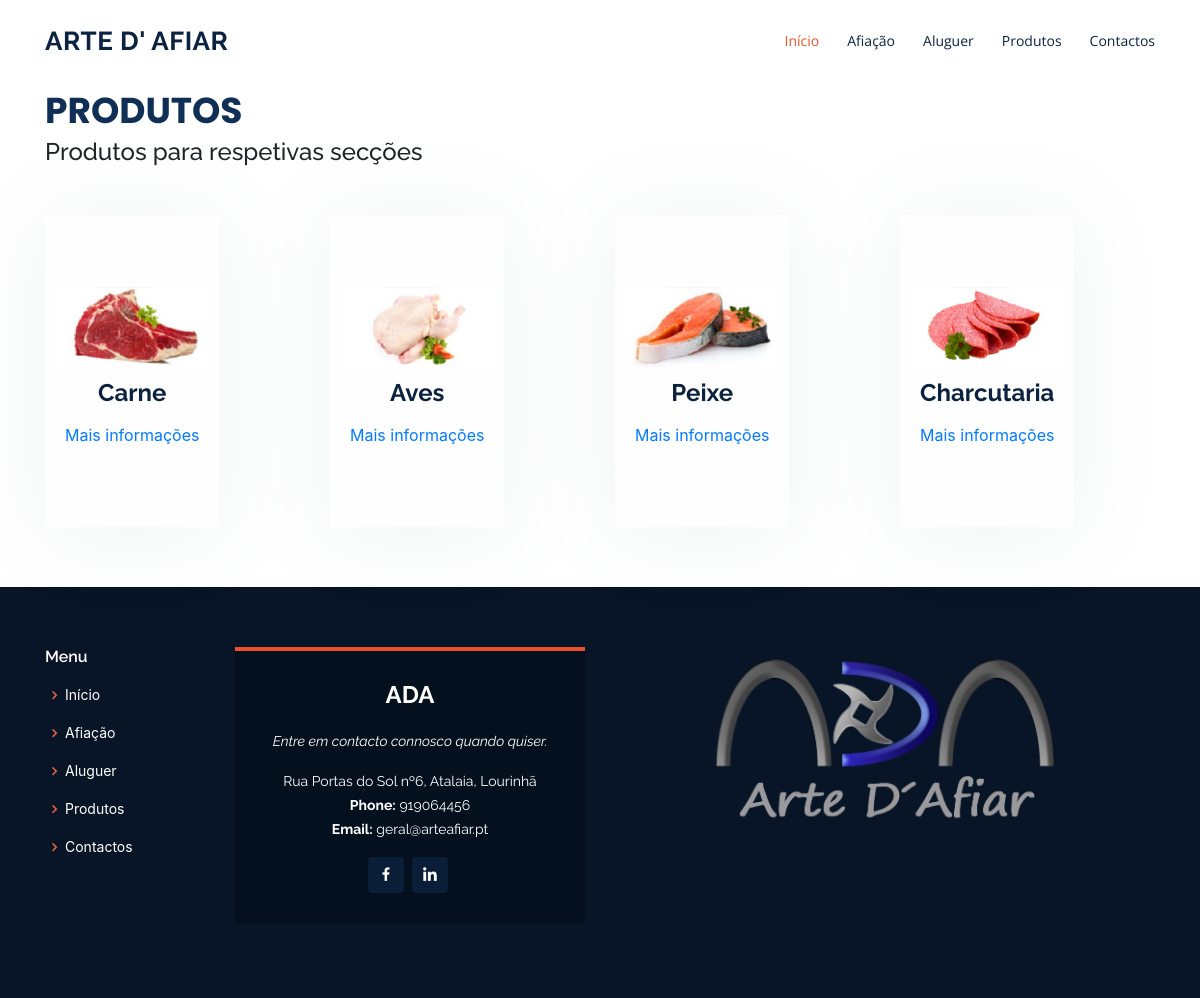
/produtos.php, run on the app's committed database.
### tables this page shows
CREATE TABLE `produtos` (
  `id` int(11) NOT NULL,
  `titulo` varchar(100) NOT NULL
);

CREATE TABLE `contactos` (
  `id` int(11) NOT NULL,
  `endereço` varchar(250) NOT NULL,
  `email_um` varchar(250) NOT NULL,
  `email_dois` varchar(250) NOT NULL,
  `telefone` varchar(100) NOT NULL
);

### ProdutosUm.php (called while the page is built, shortened)
<?php
class Produto{
    private $titulo;
    public function __construct($id, $titulo){
        $this->titulo=$titulo;
    }
    public function getTitulo(){
        return $this->titulo;
    }
}

### bd.php (called while the page is built, shortened)
<?php
class Db {
    public function connect() {
        $this->servername="localhost";
        $this->username = "root";
        $this->password = "";
        $this->dbname = "ada";
        $this->charset = "utf8";
        try{
            $dsn = "mysql:host=".$this->servername.";dbname=".$this->dbname.";charset=".$this->charset;
            $pdo = new PDO($dsn,  $this->username, $this->password);
            $pdo->setAttribute(PDO::ATTR_ERRMODE, PDO::ERRMODE_EXCEPTION);
            return $pdo;
        } catch(PDOException $e){
            echo "Connection failed: " . $e->getMessage();
        }
    }
}

### ContactosUm.php (called while the page is built, shortened)
<?php
 class Contactos{
    private $endereço;
    private $email_um;
    private $telefone;
    public function __construct($id, $endereço, $email_um, $email_dois, $telefone){
        $this->endereço=$endereço;
        $this->email_um=$email_um;
        $this->telefone=$telefone;
    }
    public function getEndereço(){
        return $this->endereço;
    }
    public function getEmailUm(){
        return $this->email_um;
    }
    public function getTelefone(){
        return $this->telefone;
    }
 }

### produtos.php (the view, shortened to what this page needs)
<!doctype html>
<html lang="en">
  <head>
  <link href="assets/vendor/bootstrap/css/bootstrap.min.css" rel="stylesheet">
  <link href="assets/vendor/icofont/icofont.min.css" rel="stylesheet">
  <link href="assets/vendor/boxicons/css/boxicons.min.css" rel="stylesheet">
  <link href="assets/vendor/animate.css/animate.min.css" rel="stylesheet">
  <link href="assets/vendor/remixicon/remixicon.css" rel="stylesheet">
  <link href="assets/vendor/venobox/venobox.css" rel="stylesheet">
  <link href="assets/vendor/owl.carousel/assets/owl.carousel.min.css" rel="stylesheet">
  <link href="assets/vendor/aos/aos.css" rel="stylesheet">
  <link href="assets/css/style.css" rel="stylesheet">
  </head>
  <body>
    <header id="header" class="fixed-top">
     <?php  require_once('header.php');?>
    </header>
    <?php
        require_once('bd.php');
        require_once('ProdutosUm.php');
        $db = new Db;
        $stmt=$db->connect()->query("SELECT * FROM produtos");
        $produtos = array();
      foreach($stmt as $row){
        $id = $row['id'];
        $titulo = $row['titulo'];
        $produto = new Produto($id, $titulo);
        array_push($produtos,$produto);
      }
    ?>
    <main id="main">
    <section id="services" class="services">
      <div class="container" data-aos="fade-up">
        <div class="section-title">
            <br>
          <p>Produtos</p>
          <h4>Produtos para respetivas secções</h4>
        </div>
        <div class="row">
          <div class="col-lg-3 col-md-5 d-flex align-items-stretch" data-aos="zoom-in" data-aos-delay="100">
            <div class="icon-box">
              <div class="icon"><img src="fotos/produtos/carne.jpg" style="widht:100px; height:80px;"></img></div>
              <h4><a><?php echo($produtos[0]->getTitulo());?></a></h4>
             <a href="carne_detalhe.php">Mais informações</a>
            </div>
          </div>
          <div class="col-lg-3 col-md-5 d-flex align-items-stretch mt-4 mt-md-0" data-aos="zoom-in"
            data-aos-delay="200">
            <div class="icon-box">
              <div class="icon"><img src="fotos/produtos/frango.jpg" style="widht:100px; height:80px;"></img></div>
              <h4><a><?php echo($produtos[1]->getTitulo());?></a></h4>
              <a href="aves_detalhe.php">Mais informações</a>
            </div>
          </div>
          <div class="col-lg-3 col-md-5 d-flex align-items-stretch mt-4 mt-lg-0" data-aos="zoom-in"
            data-aos-delay="300">
            <div class="icon-box">
              <div class="icon"><img src="fotos/produtos/salmao.jpg" style="widht:100px; height:80px;"></img></div>
              <h4><a><?php echo($produtos[2]->getTitulo());?></a></h4>
              <a href="peixe_detalhe.php">Mais informações</a>
            </div>
          </div>
          <div class="col-lg-3 col-md-5 d-flex align-items-stretch mt-4 mt-lg-0" data-aos="zoom-in"
            data-aos-delay="300">
            <div class="icon-box">
              <div class="icon"><img src="fotos/produtos/salame.jpg" style="widht:100px; height:80px;"></img></div>
              <h4><a><?php echo($produtos[3 ]->getTitulo());?></a></h4>
              <a href="charcutaria_detalhe.php">Mais informações</a>
            </div>
          </div>
        </div>
      </div>
    </section>
    </main>
    <footer id="footer">
    <?php  require_once('footer.php');?>
  </footer>
  </body>
</html>

### footer.php (shortened to what this page needs)
<!doctype html>
<html lang="en">
  <head>
    <link rel="stylesheet" href="https://stackpath.bootstrapcdn.com/bootstrap/4.3.1/css/bootstrap.min.css">
  </head>
  <body>
    <?php
        require_once('bd.php');
        require_once('ContactosUm.php');
        $db = new Db;
        $stmt=$db->connect()->query("SELECT * FROM contactos");
        $contactos = array();
      foreach($stmt as $row){
        $id = $row['id'];
        $endereço = $row['endereço'];
        $email_um = $row['email_um'];
        $email_dois = $row['email_dois'];
        $telefone = $row['telefone'];
        $contacto = new Contactos($id, $endereço, $email_um, $email_dois, $telefone);
        array_push($contactos,$contacto);
      }
    ?>
    <div class="footer-top">
      <div class="container">
        <div class="row">
          <div class="col-lg-2 col-md-5 footer-links">
            <h4>Menu</h4>
            <ul>
              <li><i class="bx bx-chevron-right"></i> <a href="index.php">Início</a></li>
              <li><i class="bx bx-chevron-right"></i> <a href="afiacoes.php">Afiação</a></li>
              <li><i class="bx bx-chevron-right"></i> <a href="aluguer.php">Aluguer</a></li>
              <li><i class="bx bx-chevron-right"></i> <a href="produtos.php">Produtos</a></li>
              <li><i class="bx bx-chevron-right"></i> <a href="contactos.php">Contactos</a></li>
            </ul>
          </div>
          <div class="col-lg-4 col-md-6">
            <div class="footer-info">
              <h3>ADA</h3>
              <p class="pb-3"><em>Entre em contacto connosco quando quiser.</em>
              </p>
              <p>
              <?php echo($contactos[0]->getEndereço());?> <br>
                <strong>Phone:</strong><?php echo($contactos[0]->getTelefone());?><br>
                <strong>Email:</strong><?php echo($contactos[0]->getEmailUm());?><br>
              </p>
              <div class="social-links mt-3">
                <a href="#" class="facebook"><i class="bx bxl-facebook"></i></a>
                <a href="#" class="linkedin"><i class="bx bxl-linkedin"></i></a>
              </div>
            </div>
          </div>
           <div class="col-lg-5 col-md-7 footer-newsletter">
           <img src="fotos/logo.png" style="height:180px; widht:50px; float:right; ">
          </div>
        </div>
      </div>
    </div>
  </body>
</html>

### assets/css/style.css (style rules this page uses)
body { font-family: "Open Sans", sans-serif; color: #444444; }
a { color: #ed502e; }
h1, h2, h3, h4, h5, h6 { font-family: "Raleway", sans-serif; }
#header { background: #fff; transition: all 0.5s; z-index: 997; padding: 20px 0; }
section { padding: 60px 0; }
.section-title { padding-bottom: 40px; }
.section-title p { margin: 0; margin: 0; font-size: 36px; font-weight: 700; text-transform: uppercase; font-family: "Poppins", sans-serif; color: #0f2f57; }
.services .icon-box { text-align: center; background: #fefefe; box-shadow: 0px 5px 90px 0px rgba(110, 123, 131, 0.1); padding: 80px 20px; transition: all ease-in-out 0.3s; }
.services .icon-box .icon { margin: 0 auto; width: 64px; height: 64px; background: #ed502e; border-radius: 5px; transition: all .3s ease-out 0s; display: flex; align-items: center; justify-content: center; margin-bottom: 20px; transform-style: preserve-3d; position: relative; z-index: 2; }
.services .icon-box .icon::before { position: absolute; content: ''; left: -8px; top: -8px; height: 100%; width: 100%; background: #f9c6bb; border-radius: 5px; transition: all .3s ease-out 0s; transform: translateZ(-1px); z-index: 1; }
.services .icon-box h4 { font-weight: 700; margin-bottom: 15px; font-size: 24px; }
.services .icon-box h4 a { color: #0b2341; }
#footer { background: #071527; padding: 0 0 30px 0; color: #fff; font-size: 14px; }
#footer .footer-top { padding: 60px 0 30px 0; }
#footer .footer-top .footer-info { margin-bottom: 15px; background: #05101e; border-top: 4px solid #ed502e; text-align: center; padding: 30px 20px; }
#footer .footer-top .footer-info h3 { font-size: 24px; margin: 0 0 20px 0; padding: 2px 0 2px 0; line-height: 1; font-weight: 700; }
#footer .footer-top .footer-info p { font-size: 14px; line-height: 24px; margin-bottom: 0; font-family: "Raleway", sans-serif; }
#footer .footer-top .social-links a { font-size: 18px; display: inline-block; color: #fff; line-height: 1; padding: 8px 0; margin-right: 4px; border-radius: 4px; text-align: center; width: 36px; height: 36px; transition: 0.3s; background: #0a1e38; }
#footer .footer-top h4 { font-size: 16px; font-weight: 600; color: #fff; position: relative; padding-bottom: 12px; }
#footer .footer-top .footer-links { margin-bottom: 30px; }
#footer .footer-top .footer-links ul { list-style: none; padding: 0; margin: 0; }
#footer .footer-top .footer-links ul i { padding-right: 2px; color: #ef6445; font-size: 18px; line-height: 1; }
#footer .footer-top .footer-links ul li { padding: 10px 0; display: flex; align-items: center; }
#footer .footer-top .footer-links ul li:first-child { padding-top: 0; }
#footer .footer-top .footer-links ul a { color: #fff; transition: 0.3s; display: inline-block; line-height: 1; }

### data on the page
produtos: titulo "Carne"
produtos: titulo "Aves"
produtos: titulo "Peixe"
produtos: titulo "Charcutaria"
contactos: endereço "Rua Portas do Sol nº6, Atalaia, Lourinhã", telefone "919064456", email_um "geral@arteafiar.pt"
